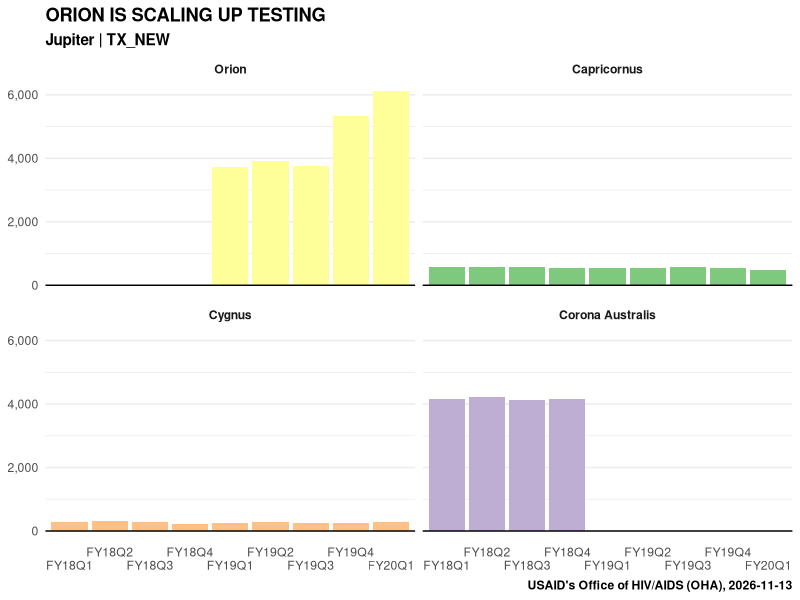
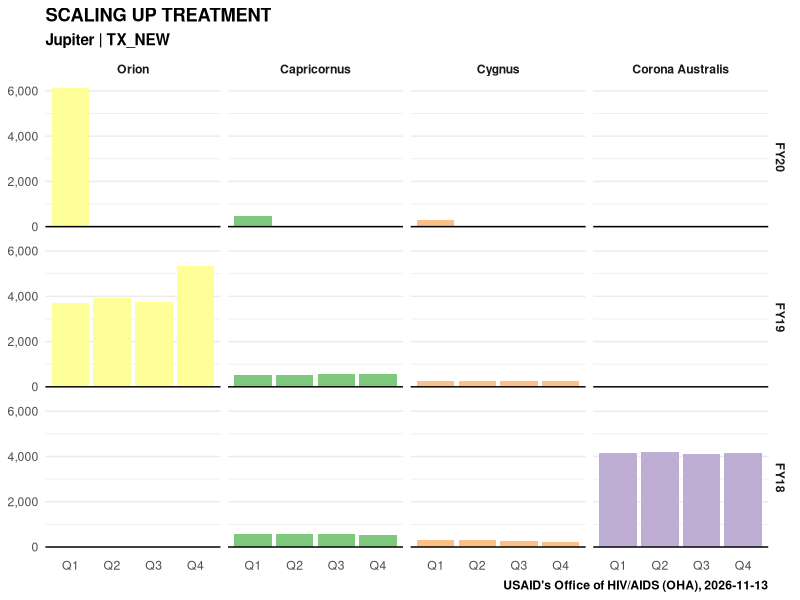

Source code (R) for these figures, in order:
## ---- chunk 1
library(tidyverse)
library(readxl)
library(scales)
library(lubridate)
library(RColorBrewer)
## ---- chunk 2
jupiter_data <- read_csv("./FY20Q1_Jupiter_TXNEW.csv")
## ---- chunk 3
head(jupiter_data)
## ---- chunk 4
glimpse(jupiter_data)
## ---- chunk 5
jupiter_data %>% 
  distinct(primepartner)
## ---- chunk 6
jupiter_data %>% 
  distinct(period)
## ---- chunk 7
jupiter_data <- jupiter_data %>% 
  separate(period, into=c("fiscal_year", "rep_qtr"), sep = 4, remove = FALSE)
## ---- chunk 8
jupiter_data %>% head()
## ---- chunk 9
jupiter_data %>% 
  distinct(fiscal_year)
## ---- chunk 10
jupiter_data %>% 
  distinct(rep_qtr)
## ---- chunk 11
jupiter_data %>% 
  group_by(primepartner, fiscal_year, rep_qtr) %>% 
  tally() %>% 
  filter(n < 1)
## ---- chunk 12
jupiter_data %>% 
  arrange(primepartner) %>% 
  ggplot(aes(x=period, y=val)) +
  geom_col(aes(fill=primepartner), show.legend = FALSE) +
  scale_x_discrete(labels = function(labels) {
    fixedLabels <- c()
    for (l in 1:length(labels)) {
      fixedLabels[l] <- paste0(ifelse(l %% 2 == 0, '', '\n'), labels[l])
    }
    return(fixedLabels)
  }) +
  scale_y_continuous(labels = comma) +
  scale_fill_brewer(palette = "Accent") +
  geom_hline(yintercept = 0, size = .5) +
  facet_wrap(~ factor(primepartner, levels = c("Orion","Capricornus","Cygnus","Corona Australis")), nrow = 2) +
  labs(title = "ORION IS SCALING UP TESTING", 
       subtitle = "Jupiter | TX_NEW",
       caption = paste0("USAID's Office of HIV/AIDS (OHA), ", today()),
       x = NULL, 
       y = NULL) +
  theme_minimal() +
  theme(panel.grid.minor.x = element_blank(),
        panel.grid.major.x = element_blank(),
        strip.text.x = element_text(face = "bold"),
        title = element_text(face = "bold"))

#ggsave("Jupiter_TX_NEW_Trends_BK1.png")
## ---- chunk 13
jupiter_data %>% 
  ggplot(aes(x=rep_qtr, y=val)) +
  geom_col(aes(fill=primepartner), show.legend = FALSE) +
  geom_hline(yintercept = 0, size = .5) +
  scale_y_continuous(labels = comma) +
  scale_fill_brewer(palette = "Accent") +
  facet_grid(factor(fiscal_year, levels = c("FY20", "FY19", "FY18")) ~ factor(primepartner, levels = c("Orion","Capricornus","Cygnus","Corona Australis"))) +
  labs(title = "SCALING UP TREATMENT", 
       subtitle = "Jupiter | TX_NEW",
       caption = paste0("USAID's Office of HIV/AIDS (OHA), ", today()),
       x = NULL, 
       y = NULL) +
  theme_minimal() +
  theme(panel.grid.minor.x = element_blank(),
        panel.grid.major.x = element_blank(),
        strip.text = element_text(face = "bold"),
        title = element_text(face = "bold"))

#ggsave("Jupiter_TX_NEW_Trends_BK2.png")
